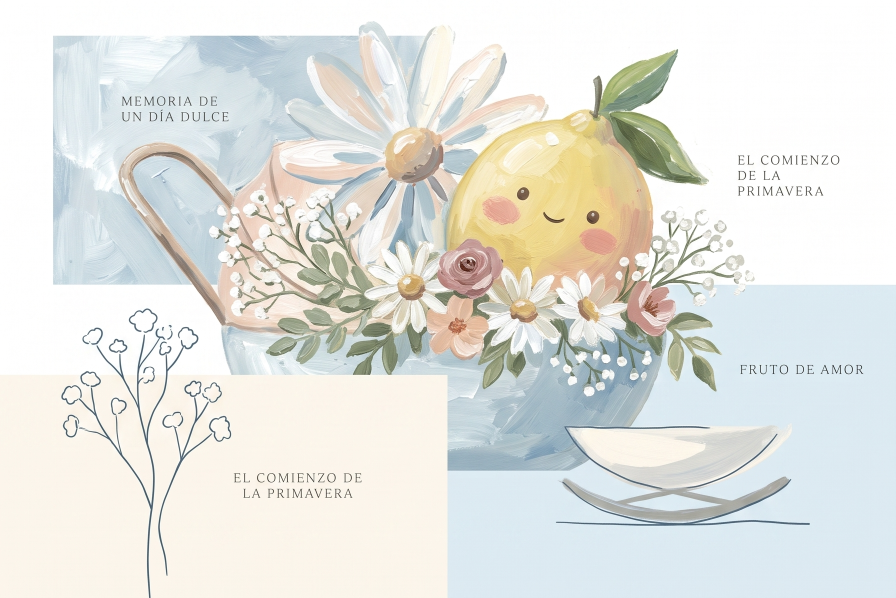
#> input picture src/assets/ilustracion-original.png, 1792 x 1196 px (shown at 1/2 size)
$ python preparar-assets.py
#> lines starting #> are read from the running program, lines starting #| are printed output that depends on the picture; after the words box and inside, x2 and y2 are one past the last pixel; in counts of white or black regions, pixels touching at a corner belong together
#!/usr/bin/env python3
"""
Limpia la ilustración original (quita los rótulos que traía impresos) y genera
todas las variantes web que consume el sitio.

Uso:  python3 scripts/preparar-assets.py
Requiere: pillow, numpy, scipy   ->  pip install pillow numpy scipy
Solo hay que volver a correrlo si cambias la ilustración de origen.
"""
from pathlib import Path
import numpy as np
from PIL import Image
from scipy.ndimage import binary_dilation

RAIZ = Path(__file__).resolve().parent.parent
ORIGEN = RAIZ / "src/assets/ilustracion-original.png"
SALIDA = RAIZ / "public/img"
SALIDA.mkdir(parents=True, exist_ok=True)

# Rectángulos donde la ilustración original traía texto impreso.
ROTULOS = [
    (235, 180, 470, 255),    # "MEMORIA DE UN DÍA DULCE"
    (1465, 300, 1695, 400),  # "EL COMIENZO DE LA PRIMAVERA"
    (1470, 715, 1740, 760),  # "FRUTO DE AMOR"
    (455, 935, 745, 1005),   # "EL COMIENZO DE LA PRIMAVERA" (tarjeta crema)
]


def limpiar(img: Image.Image) -> Image.Image:
    """Borra los rótulos por difusión: los pixeles oscuros de cada rectángulo se
    rellenan promediando iterativamente sus vecinos, así el trazo del pincel
    de alrededor se reconstruye sin dejar costura."""
    a = np.asarray(img.convert("RGB")).astype(np.float64).copy()
    lum = a.sum(2) / 3
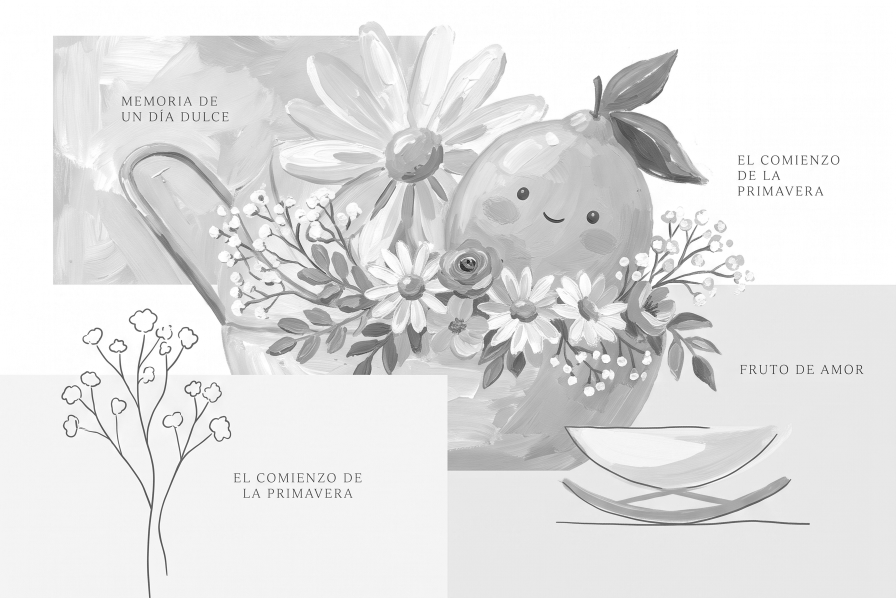
#> lum: shape (1196, 1792) float64 (shown at 1/2 size); min 13.67, max 255, mean 226.5

    mascara = np.zeros(lum.shape, bool)
    for x0, y0, x1, y1 in ROTULOS:
        mascara[y0:y1, x0:x1] = lum[y0:y1, x0:x1] < 170
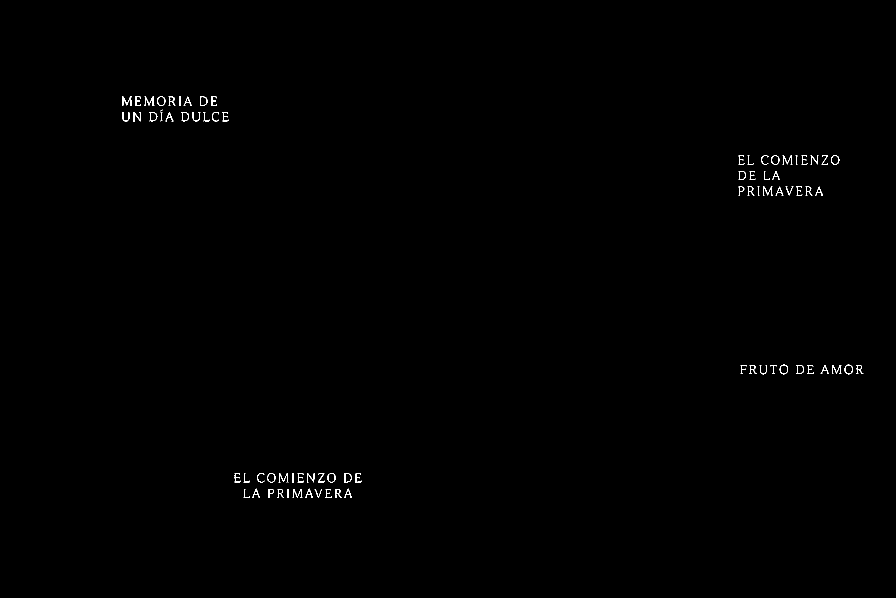
#> mascara: shape (1196, 1792) bool (shown at 1/2 size); 0.26% white in thin lines or dots, all inside (x1, y1, x2, y2) = (244, 193, 1727, 996)
    mascara = binary_dilation(mascara, iterations=4)
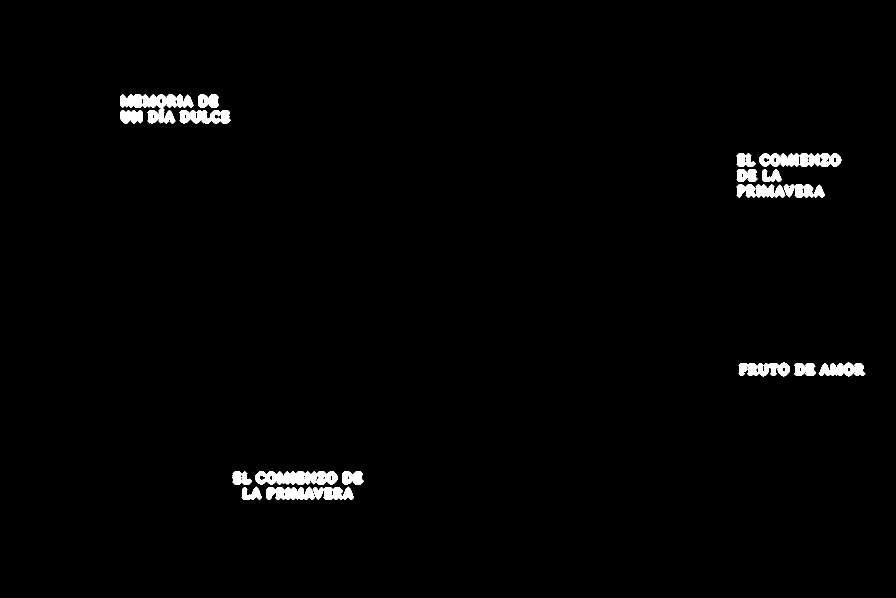
#> mascara: shape (1196, 1792) bool (shown at 1/2 size); 1.5% white; 19 white regions, largest, box (x1, y1, x2, y2) and area: (240, 189, 388, 247) 4202, (510, 942, 675, 969) 3416, (1518, 307, 1683, 333) 3356

    for c in range(3):
        canal = a[:, :, c]
        for x0, y0, x1, y1 in ROTULOS:
            sub, msk = canal[y0:y1, x0:x1], mascara[y0:y1, x0:x1]
            if msk.any():
                sub[msk] = sub[~msk].mean()
        for _ in range(300):
            p = np.pad(canal, 1, mode="edge")
            vecinos = (p[:-2, 1:-1] + p[2:, 1:-1] + p[1:-1, :-2] + p[1:-1, 2:]) / 4
            canal[mascara] = vecinos[mascara]
        a[:, :, c] = canal
#> this loop made 3 passes
#> pass 1, in limpiar, `canal = a[:, :, c]`:
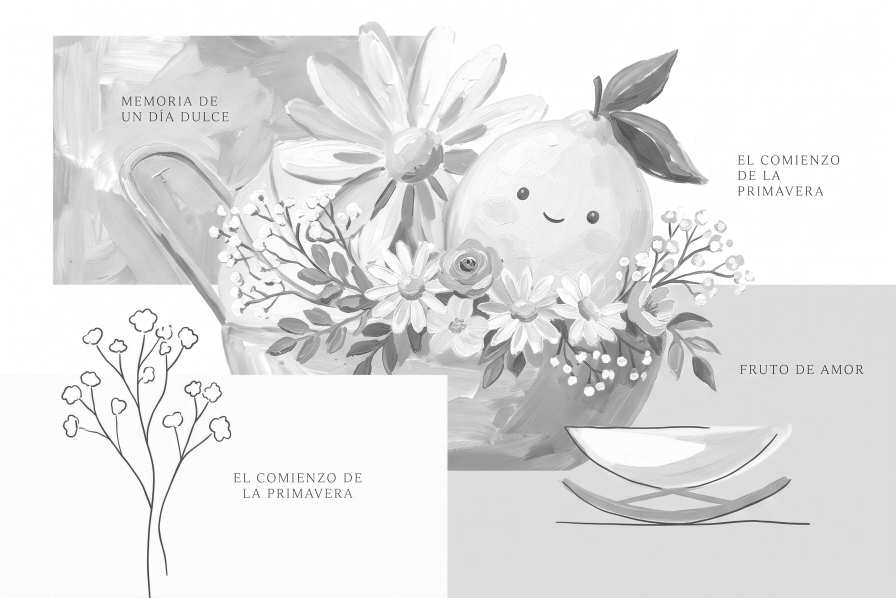
#> canal: shape (1196, 1792) float64 (shown at 1/2 size); min 9, max 255, mean 227.4
#> pass 3, in limpiar, `canal = a[:, :, c]`:
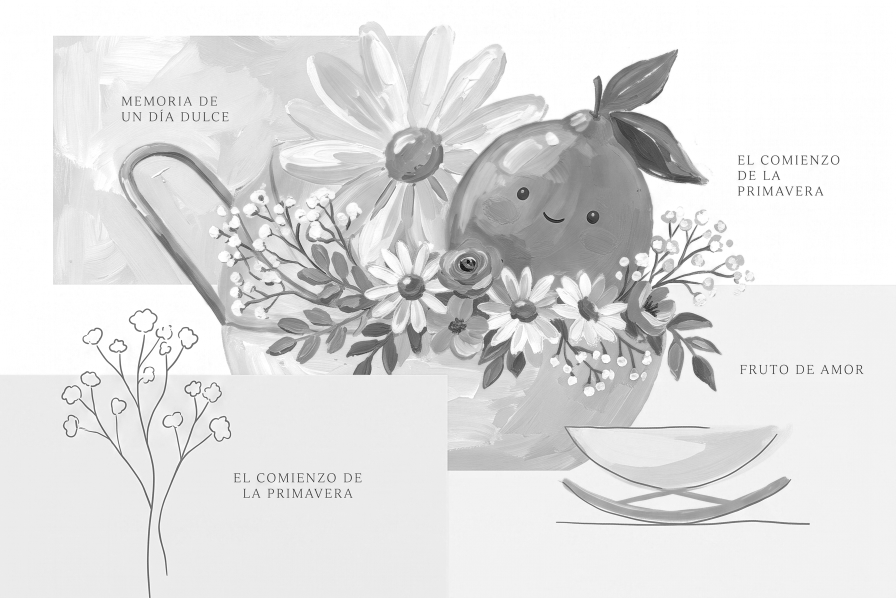
#> canal: shape (1196, 1792) float64 (shown at 1/2 size); min 0, max 255, mean 223.5

    return Image.fromarray(np.clip(a, 0, 255).astype(np.uint8))


def exportar(img: Image.Image, nombre: str, ancho: int):
#> called with nombre = 'escena-wide', ancho = 1600
    alto = round(img.height * ancho / img.width)
#> alto = 1068
    r = img.resize((ancho, alto), Image.LANCZOS)
    r.save(SALIDA / f"{nombre}.jpg", quality=86, optimize=True, progressive=True)
    r.save(SALIDA / f"{nombre}.webp", quality=82, method=6)
#> (the run stopped early here; a loop or call above may not have finished)
